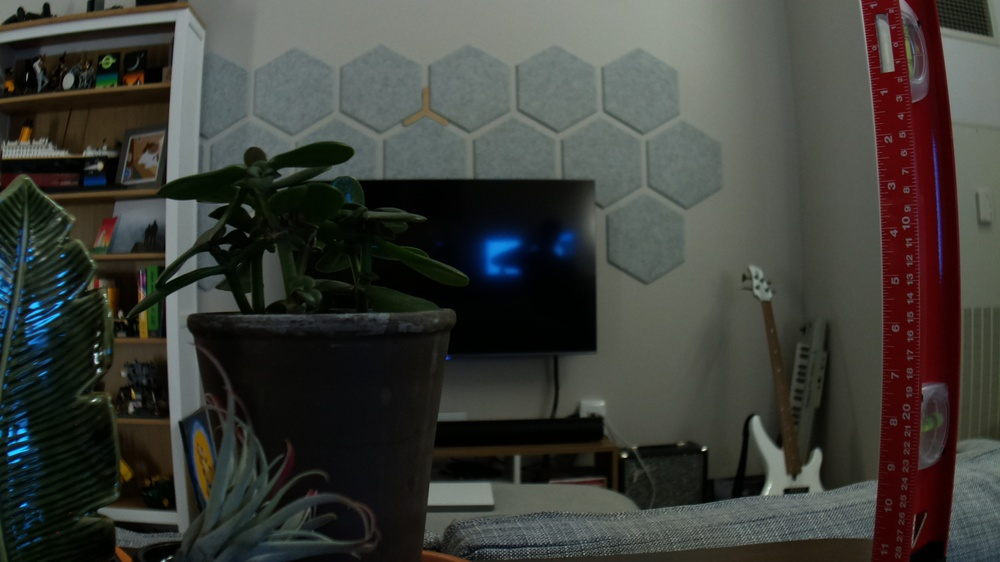
#> input picture data/dewarp_test/1920x1080.jpg, 1000 x 562 px, shrunk from 1920 x 1080 before the run
$ python detect_features.py ../data/dewarp_test/1920x1080.jpg
#> lines starting #> are read from the running program, lines starting #| are printed output that depends on the picture; after the words box and inside, x2 and y2 are one past the last pixel; in counts of white or black regions, pixels touching at a corner belong together; long printed decimals are rounded
### photogrammetry/storage/image_db.py
from cv2 import Mat, cvtColor, COLOR_BGR2GRAY
import numpy as np

# TODO probably move to a different package.
class ImageDB:
    def __init__(self, image_height, image_width) -> None:
        self._images = {}
        self._cur_img_id = 0
        self._image_width = image_width
        self._image_height = image_height

    @property
    def dim(self):
        return self._image_height, self._image_width

    def add_image(self, image: Mat) -> int:
        """
        Given an image, returns the image ID.
        """
        # TODO ensure that this is a color image passed in?
        image_id = self._cur_img_id
        self._images[image_id] = {
            "bgr_original": image
        }
        self._cur_img_id += 1
        return image_id

    def get_image(self, image_id: int) -> Mat:
        self._raise_if_image_is_missing(image_id)
        return self._images[image_id]["bgr_original"]

    def get_bw_image(self, image_id: int) -> np.ndarray:
        self._raise_if_image_is_missing(image_id)

        if "bw_i16" not in self._images[image_id]:
            self._images[image_id]["bw_i16"] = cvtColor(self._images[image_id]["bgr_original"], COLOR_BGR2GRAY).astype(np.int16)
        return self._images[image_id]["bw_i16"]

    def _raise_if_image_is_missing(self, image_id: int):
        if image_id not in self._images:
            raise ValueError(f"The image with the ID {image_id} could not be found in the ImageDB")

### photogrammetry/image_processing/keypoint_detection.py
import numpy as np
import time
from photogrammetry.models.keypoint import KeyPoint, generate_gaussian_pairs
from photogrammetry.storage.image_db import ImageDB
import multiprocessing
"""
https://homepages.inf.ed.ac.uk/rbf/CVonline/LOCAL_COPIES/AV1011/AV1FeaturefromAcceleratedSegmentTest.pdf
"""

# TODO dynamically create?
# Points 1 to 16, in format (height_offset, width_offset) relative to P
BRESENHAM_CIRCLE_3 = np.array([
    [-3, 0],
    [-3, 1],
    [-2, 2],
    [-1, 3],
    [0, 3],
    [1, 3],
    [2, 2],
    [3, 1],
    [3, 0],
    [3, -1],
    [2, -2],
    [1, -3],
    [0, -3],
    [-1, -3],
    [-2, -2],
    [-3, -1],
])
MINI_BRESENHAM_CIRCLE_3 = BRESENHAM_CIRCLE_3[[0, 4, 8, 12]]
# Going from [[x, y], [x2, y2], ...] to [[x, x2, ...], [y, y2, ...]]
BRESENHAM_CIRCLE_3_TP = BRESENHAM_CIRCLE_3.transpose((1, 0))
MINI_BRESENHAM_CIRCLE_3_TP = MINI_BRESENHAM_CIRCLE_3.transpose((1, 0))


class FASTKeypointDetector:
    def __init__(self, threshold, image_db: ImageDB) -> None:
        """
        :param threshold: The distance between the test point's intensity for it to be considered a notable point.
        """
        self.threshold = threshold
        self._image_db = image_db
        self.img_height, self.img_width = self._image_db.dim

        # Placeholder values. Could use properties to set with proper placeholder values.
        self._bw_img = np.empty(0)
        self._bounds = np.empty(0)

        self._time_acc = 0
        # TODO stdev as param.
        self._gaussian_pairs = generate_gaussian_pairs(stdev=50)

    def _config_caches(self, image_id):
        self._time_acc = 0
        self._bw_img = self._image_db.get_bw_image(image_id)
        # Convert into array like [[[lower, upper], [lower, upper], ...],[],...]
        # Packing bounds like this seems to have reduced from 5.7 seconds to 5.45
        # Caching bounds in general also saves reduces from 6 to 2.7 seconds
        self._bounds = np.stack([self._bw_img - self.threshold, self._bw_img + self.threshold], axis=2)

    def _in_threshold(self, ip_bounds, test_intensity):
        # TODO this could just take in x, y. Not lower, upper bound
        return (test_intensity > ip_bounds[0]) and (test_intensity < ip_bounds[1])

    def _fetch_bresenham_circle(self, u, v):
        # Apparently unpacking an array is expensive.
        # So, changing this to `ring_xs, ring_ys = BRES_.. + np.array(...)` is about 7% slower
        # ring_points = BRESENHAM_CIRCLE_3_TP + np.array([[x], [y]])
        # return self._bounds[ring_points[0], ring_points[1]]
        return self._bw_img[BRESENHAM_CIRCLE_3_TP[0] + u, BRESENHAM_CIRCLE_3_TP[1] + v]

    def _is_keypoint_quick(self, ip_bounds, u, v) -> bool:
        # TODO this should likely be combined with _is_keypoint. But, only required once the 4 caluclated quick points aren't thrown out
        quick_num_inside_thresh = 0
        for idx in range(4):
            # I would like to split the bound fetching into a separate method, but it's too slow.

            # TODO HUGE POTENTIAL SAVINGS


            # TODO perhaps we could speed this line up by pre-computing all MINI BRES x and y values. Here, we will repeat the same operations on x for every y where x is the same and visa versa. This is super inefficient.
            # Get the lower and upper bounds at the `idx` value in the mini bresenham circle, offset by x or y.
            if not self._in_threshold(ip_bounds, self._bw_img[MINI_BRESENHAM_CIRCLE_3_TP[0, idx] + u, MINI_BRESENHAM_CIRCLE_3_TP[1, idx] + v]):
                continue

            if quick_num_inside_thresh > 0:
                # There has already been one failure and we just found another. Reject the point as it can't be a corner
                return False
            quick_num_inside_thresh += 1
        return True

    def _is_keypoint(self, ip_bounds, bres_intensities) -> bool:
        is_beginning_consec = True
        num_beginning_consec = 0
        num_consec = 0
        num_fail = 0
        for idx in range(len(bres_intensities)):
            if self._in_threshold(ip_bounds, bres_intensities[idx]):
                # We've broken the streak
                is_beginning_consec = False
                num_consec = 0
                num_fail += 1
                if num_fail > 4:
                    return False
            else:
                num_consec += 1
                if is_beginning_consec:
                    num_beginning_consec += 1
                if num_consec >= 12:
                    return True
        # We end with the number of consecutive outside the threshold at the end of the ring.
        # So, adding on the beginning completes that "run" if it exists.
        num_consec += num_beginning_consec
        return num_consec >= 12

    def _process_row(self, u):
        """
        TODO EFFEICIENCY IMPROVEMENT <<<
        TODO, once fetching the mini bresenham is fast enough - Instead, iterate fetching mini bres' 4x
        Then, reconstruct the map from those results. If each ring passes the test, continue to next.
        If all pass, then we have to check for consecutives. But, we'll already have the proper info.
        """
        keypoints = []
        for v in range(3, self.img_width-3):
            # intensity at p
            ip_bounds = self._bounds[u, v]
            # Ring fetch taking ~4.2 seconds.
            # bounds = self._fetch_bresenham_circle(x, y)
            now = time.time()
            is_potential = self._is_keypoint_quick(ip_bounds, u, v)    # ~2.84
            self._time_acc += time.time() - now
            if is_potential:
                bres_circle = self._fetch_bresenham_circle(u, v)
                if self._is_keypoint(ip_bounds, bres_circle):
                    keypoints.append(np.array([u, v]))    # TODO added np.array. Find performance impact.

            # Is keypoint taking ~1.18 seconds
        return keypoints

    # [5 lines left out: function _process_rows, not called in this run]

    def detect_points(self, image_id: int):
        # TODO we are excluding the 3 pixel border because it requires extra thought. Determine if this is OK
        # contents like [(height, width), (height2, width2)]
        raw_keypoints = []
        now = time.time()

        self._config_caches(image_id)


        # TODO implement two different classes for multiprocessing & not
        # Multiprocessing method. 1920x1080 ~ 1.81 seconds, 33886 keypoints. ~1.5 after refactor? ~0.67 after first Bres re-work + chunk size modification.
        # 15pt star ~ 0.152 seconds, 128 keypoints
        pool = multiprocessing.Pool()
        num_rows_per_process = 50
        outputs = pool.map(self._process_row, range(3, self.img_height-3), chunksize=num_rows_per_process)
        for output in outputs:
            raw_keypoints.extend(output)

        # Regular method. 1920x1080 ~ 15.9 seconds, 33886 keypoints. ~6 after threshold refactor. ~2.54 after first Bresenham re-work
        # 15pt star ~ 1.158 seconds, 128 keypoints
        # for u in range(3, self.img_height-3):
        #     raw_keypoints.extend(self._process_row(u))
        print(time.time() - now)
        print("time_acc clocked", self._time_acc, "seconds")
        keypoints = []
        for keypoint in raw_keypoints:
            keypoints.append(KeyPoint(image_id, keypoint, self._gaussian_pairs, self._image_db))
            # keypoints.append(KeyPoint(keypoint, self._direction(keypoint[0], keypoint[1]), self._brief_descriptor(keypoint[0], keypoint[1])))
        return keypoints

    # [8 lines left out: function _moment, not called in this run]

    def _direction(self, u, v):
        return np.arctan2(self._moment(u, v, 0, 1), self._moment(u, v, 1, 0))

### photogrammetry/models/keypoint.py
import numpy as np
from photogrammetry.storage.image_db import ImageDB


class KeyPoint:
    def __init__(self, image_id: int, coord: np.ndarray, gaussian_pairs, image_db: ImageDB) -> None:
        # TODO remove "image" once the image store is created.
        # TODO determine how to pass guassian_pairs. Maybe in a constant parameter store.
        self._image_id = image_id
        self._coord = coord
        self._descriptor = None
        self._gaussian_pairs = gaussian_pairs
        self._image_db = image_db

    # [4 lines left out: function from_reference, not called in this run]

    @property
    def coord(self):
        return self._coord

    # [27 lines left out: functions descriptor, _brief_descriptor, not called in this run]

def generate_gaussian_pairs(stdev, num_pairs=256):
    # TODO there are better algorithms for pair selection. See https://www.cs.ubc.ca/~lowe/525/papers/calonder_eccv10.pdf
    pairs = np.zeros((num_pairs, 2, 2), dtype=np.int64)    # TODO does this really need to be 64?
    for idx in range(num_pairs):
        pairs[idx] = [np.rint(np.random.normal([0, 0], stdev)).astype(np.int64), np.rint(np.random.normal([0, 0], stdev)).astype(np.int64)]
    return pairs

### scripts/detect_features.py
from argparse import ArgumentParser
from cv2 import imread, Mat, imwrite, circle
from photogrammetry.image_processing.keypoint_detection import FASTKeypointDetector
from photogrammetry.storage.image_db import ImageDB
import time

def setup_and_parse_args():
    parser = ArgumentParser(
        prog='detect_features',
        description='Detects keypoints'
    )
    parser.add_argument('input_file')
    return parser.parse_args()

def draw_keypoint(img, keypoint):
    circle(img, keypoint.coord[::-1], 5, (0, 255, 0), -1)

def run_fast_detection(image_db: ImageDB, image_id: int):
    # keypoints = fast_detection(image)
    fast_detector = FASTKeypointDetector(50, image_db)
    keypoints = fast_detector.detect_points(image_id)
    return keypoints

def draw_keypoints(keypoints, image_db, image_id, filename):
    image = image_db.get_image(image_id)

    for keypoint in keypoints:
        draw_keypoint(image, keypoint)
    # TODO pass as arg
    imwrite(f"{filename[:-4]}_fast_detected.jpg", image)
    return keypoints

def main():
    args = setup_and_parse_args()
    input_filename = args.input_file
    image = imread(input_filename)
#> image is the input picture: shape (562, 1000, 3); mean B, G, R 57.5, 62.4, 61.6
    height, width, _ = image.shape
#> height = 562; width = 1000
    image_db = ImageDB(height, width)
    image_id = image_db.add_image(image)
#> image_id = 0
    start = time.time()
    keypoints = run_fast_detection(image_db, image_id)
#> in get_bw_image, `return self._images[image_id]["bw_i16"]`:
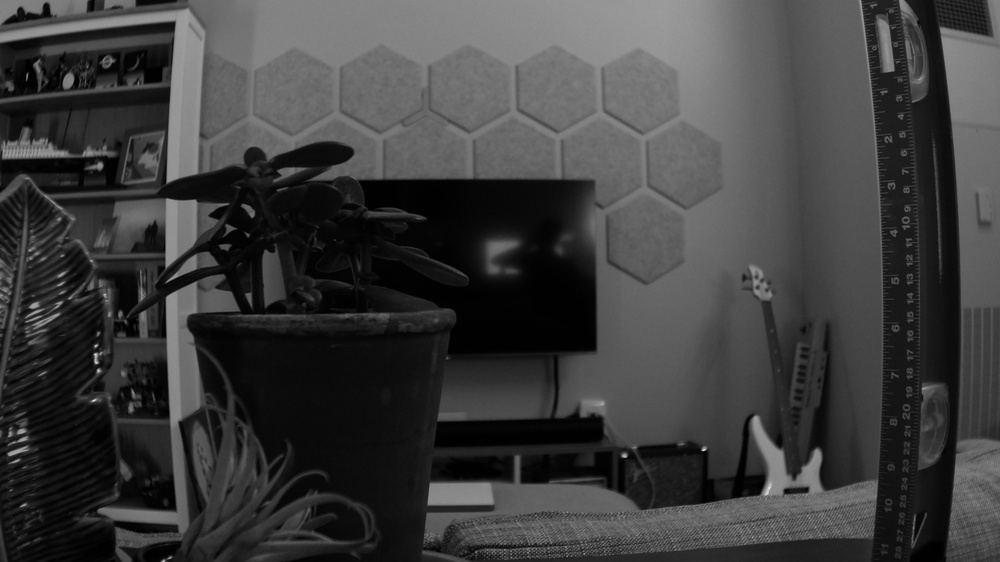
#> returned value: shape (562, 1000) int16; min 0, max 228, mean 61.6
#> the loop in _process_row, `for v in range(3, self.img_width-3):` made 994 passes
#> (ip_bounds, is_potential) on passes 1 to 12: ([79, 179], False), ([79, 179], False), ([79, 179], False), ([79, 179], False), ([80, 180], False), ([79, 179], False), ([78, 178], False), ([78, 178], False), ([78, 178], False), ([78, 178], False), ([79, 179], False), ([79, 179], False)
#> after the loop in _process_row, `for v in range(3, self.img_width-3):`: keypoints = []; self._time_acc = 0.103
#> the loop in _process_row (call 2), `for v in range(3, self.img_width-3):` made 994 passes
#> is_potential on pass 874: True
#> the loop in detect_points, `for output in outputs:` made 556 passes
#| time_acc clocked 8.096 seconds
#> the loop in detect_points, `for keypoint in raw_keypoints:` made 272 passes
    print(len(keypoints), "keypoints found")
#| 272 keypoints found
    print(f"Fast detection took {time.time() - start}")
    draw_keypoints(keypoints, image_db, image_id, input_filename)
#> after the loop in draw_keypoints, `for keypoint in keypoints:`:
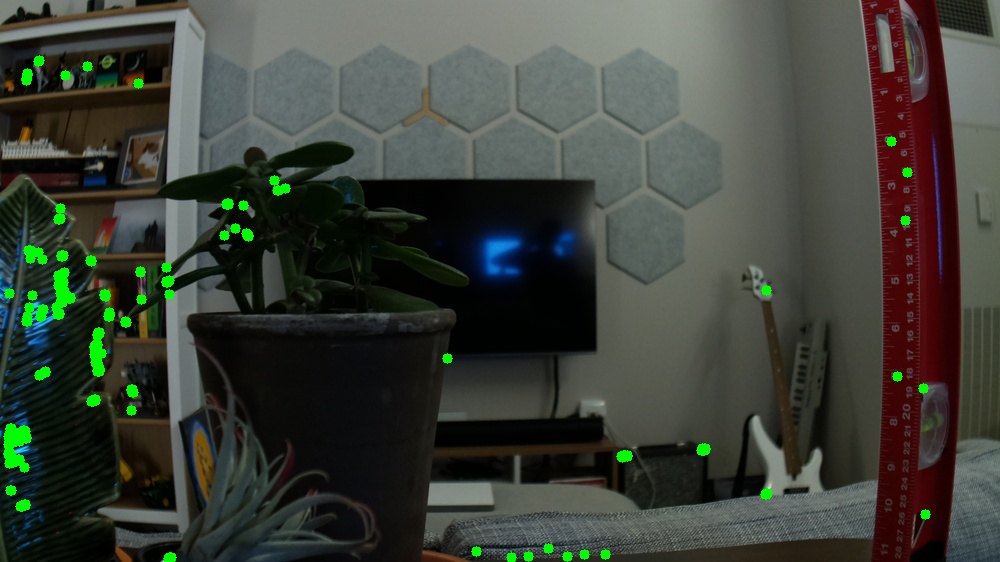
#> image: shape (562, 1000, 3); 1.42% of pixels changed, all inside (x1, y1, x2, y2) = (3, 55, 931, 562)


if __name__ == '__main__':
    main()
